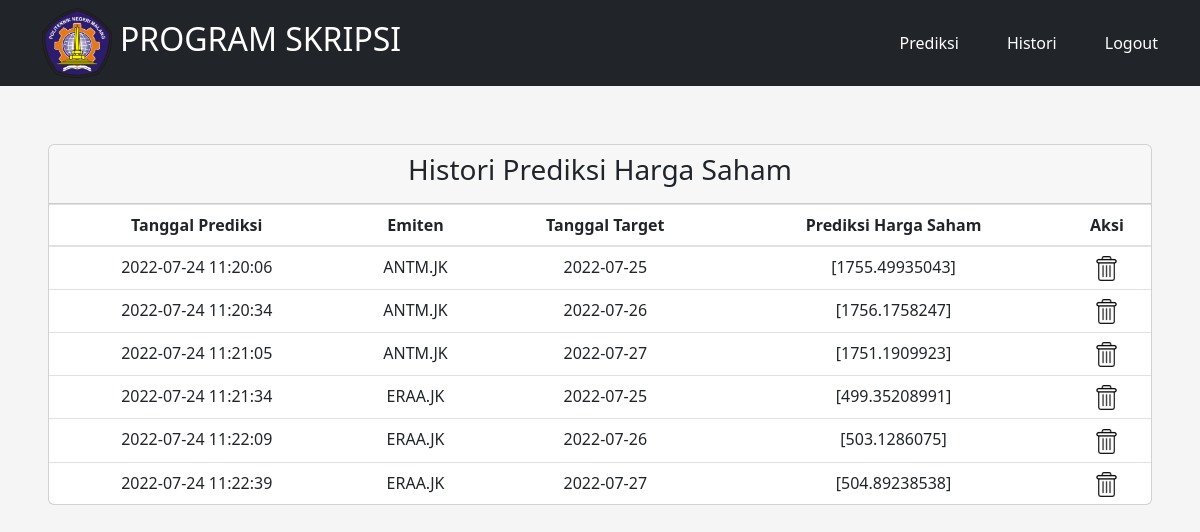
Screenshot of /histori (signed in) with the database file from the repository.
### website/models.py (models this page shows)
class Predict(db.Model):
    id = db.Column(db.Integer, primary_key=True)
    date = db.Column(db.DateTime(timezone=True), default=func.now())
    emiten = db.Column(db.String(100))
    predict = db.Column(db.String(100))
    target = db.Column(db.String(100))
    user_id = db.Column(db.Integer, db.ForeignKey('user.id'))

### website/views.py (the view)
@views.route('/histori')
@login_required
def histori():
    return render_template("histori.html", user=current_user)

### website/__init__.py (called while the page is built)
def create_app():
    app = Flask(__name__)
    app.config['SECRET_KEY'] = 'helloworld'
    app.config['SQLALCHEMY_DATABASE_URI'] = f'sqlite:///{DB_NAME}'
    db.init_app(app)
    from .views import views
    from .auth import auth
    app.register_blueprint(views, url_prefix='/')
    app.register_blueprint(auth, url_prefix='/')
    from .models import User, Predict
    create_database(app)
    login_manager = LoginManager()
    login_manager.login_view = 'auth.login'
    login_manager.init_app(app)
    @login_manager.user_loader
    def load_user(id):
        return User.query.get(int(id))
    return app

### website/templates/histori.html (shortened to what this page needs)
{% extends "layout.html" %}
{% block content %}
<div class="row p-5 text-center">
  <div class="col-12">
    <div class="card">
      <div class="card-header">
        <h3 class="card-title">Histori Prediksi Harga Saham</h3>
      </div>
      <div class="card-body table-responsive p-0" style="height: 300px;">
        <table class="table table-head-fixed text-nowrap">
          <thead>
            <tr>
              <th>Tanggal Prediksi</th>
              <th>Emiten</th>
              <th>Tanggal Target</th>
              <th>Prediksi Harga Saham</th>
              <th>Aksi</th>
            </tr>
          </thead>
          <tbody>
            {% for predicts in user.predicts %}
              <tr>
                <td>{{predicts.date}}</td>
                <td>{{predicts.emiten}}</td>
                <td>{{predicts.target}}</td>
                <td>{{predicts.predict}}</td>
                <td>
                  <img src="{{ url_for('static', filename='images/delete.png') }}" width="25" height="25" onclick="deletePredict({{ predicts.id }})">
                </td>
              </tr>
            {% endfor %}
          </tbody>
        </table>
      </div>
    </div>
  </div>
</div>
{% endblock %}

### website/templates/layout.html (shortened to what this page needs)
<!doctype html>
<html lang="en">
  <head>
    <link
      rel="stylesheet"
      href="https://stackpath.bootstrapcdn.com/bootstrap/4.4.1/css/bootstrap.min.css"
    />
    <link
      rel="stylesheet"
      href="https://stackpath.bootstrapcdn.com/font-awesome/4.7.0/css/font-awesome.min.css"
    />
    <link href="{{ url_for('static', filename='css/bootstrap.min.css') }}" rel="stylesheet">
    <link href="{{ url_for('static', filename='css/login.css') }}" rel="stylesheet">
  </head>
  <body>
    <main>
        <nav class="navbar fixed-top bg-dark text-white">
            <div class="container">
                <div class="d-flex flex-wrap align-items-center justify-content-center justify-content-lg-start">
                    <a href="/" class="d-flex align-items-center mb-2 mb-lg-0 text-white text-decoration-none">
                        <img src="{{ url_for('static', filename='images/logopolinema.png') }}" alt="" width="70" height="70">
                        <h2 class="px-2 text-white">PROGRAM SKRIPSI</h2>
                    </a>
                </div>
                <div class="d-flex flex-wrap align-items-center justify-content-center justify-content-lg-end">
                  {% if user.is_authenticated %}
                  <a class="nav-link text-white ml-5" aria-current="page" href="/">Prediksi</a>
                  <a class="nav-link text-white ml-5" aria-current="page" href="/histori">Histori</a>
                  <a class="nav-link text-white ml-5" aria-current="page" href="/logout">Logout</a>
                  {% else %}
                  <a class="nav-link text-white" aria-current="page" href="/login">Login</a>
                  {% endif %}
                </div>
            </div>
          </nav>
          <br><br><br><br>
          {% block content %} {% endblock %}
    </main>
</body>
</html>

### website/static/css/login.css (style rules this page uses)
html, body { height: 100%; }
body { align-items: center; background-color: #f5f5f5; }

### rows the page displays
Predict: date "2022-07-24 11:20:06", emiten "ANTM.JK", target "2022-07-25", predict "[1755.49935043]"
Predict: date "2022-07-24 11:20:34", emiten "ANTM.JK", target "2022-07-26", predict "[1756.1758247]"
Predict: date "2022-07-24 11:21:05", emiten "ANTM.JK", target "2022-07-27", predict "[1751.1909923]"
Predict: date "2022-07-24 11:21:34", emiten "ERAA.JK", target "2022-07-25", predict "[499.35208991]"
Predict: date "2022-07-24 11:22:09", emiten "ERAA.JK", target "2022-07-26", predict "[503.1286075]"
Predict: date "2022-07-24 11:22:39", emiten "ERAA.JK", target "2022-07-27", predict "[504.89238538]"
